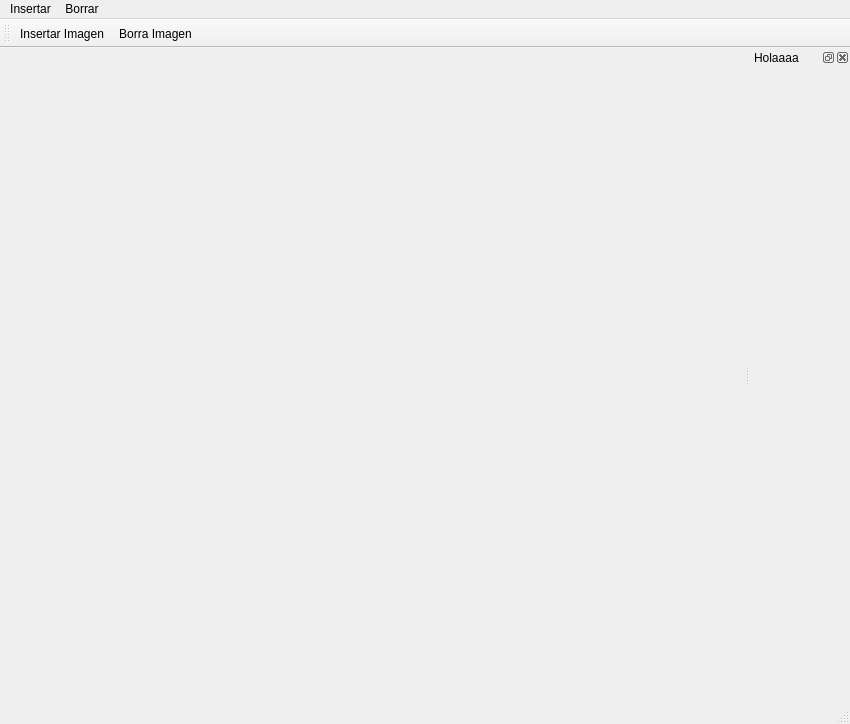
<?xml version="1.0" encoding="UTF-8"?>
<ui version="4.0">
 <class>MainWindow</class>
 <widget class="QMainWindow" name="MainWindow">
  <property name="geometry">
   <rect>
    <x>0</x>
    <y>0</y>
    <width>850</width>
    <height>724</height>
   </rect>
  </property>
  <property name="windowTitle">
   <string>Aplicación de tipo Main Window</string>
  </property>
  <widget class="QWidget" name="centralwidget">
   <property name="enabled">
    <bool>true</bool>
   </property>
  </widget>
  <widget class="QMenuBar" name="menubar">
   <property name="geometry">
    <rect>
     <x>0</x>
     <y>0</y>
     <width>850</width>
     <height>21</height>
    </rect>
   </property>
   <widget class="QMenu" name="menuInsertar">
    <property name="title">
     <string>Insertar</string>
    </property>
    <addaction name="actionInsertarImagen"/>
   </widget>
   <widget class="QMenu" name="menuBorrar">
    <property name="title">
     <string>Borrar</string>
    </property>
    <addaction name="actionImagenBorrar"/>
   </widget>
   <addaction name="menuInsertar"/>
   <addaction name="menuBorrar"/>
  </widget>
  <widget class="QStatusBar" name="statusbar"/>
  <widget class="QToolBar" name="toolBar">
   <property name="windowTitle">
    <string>toolBar</string>
   </property>
   <attribute name="toolBarArea">
    <enum>TopToolBarArea</enum>
   </attribute>
   <attribute name="toolBarBreak">
    <bool>false</bool>
   </attribute>
   <addaction name="actionInsertarImagen"/>
   <addaction name="actionImagenBorrar"/>
  </widget>
  <widget class="QDockWidget" name="dockWidget_5">
   <property name="sizePolicy">
    <sizepolicy hsizetype="Preferred" vsizetype="Preferred">
     <horstretch>0</horstretch>
     <verstretch>0</verstretch>
    </sizepolicy>
   </property>
   <property name="minimumSize">
    <size>
     <width>100</width>
     <height>38</height>
    </size>
   </property>
   <property name="maximumSize">
    <size>
     <width>200</width>
     <height>524287</height>
    </size>
   </property>
   <property name="layoutDirection">
    <enum>Qt::LeftToRight</enum>
   </property>
   <property name="floating">
    <bool>false</bool>
   </property>
   <property name="allowedAreas">
    <set>Qt::LeftDockWidgetArea|Qt::RightDockWidgetArea</set>
   </property>
   <property name="windowTitle">
    <string>Holaaaa</string>
   </property>
   <attribute name="dockWidgetArea">
    <number>2</number>
   </attribute>
   <widget class="QWidget" name="dockWidgetContents_5"/>
  </widget>
  <action name="actionInsertarImagen">
   <property name="icon">
    <iconset>
     <normalon>:/Iconos/Imágenes/Balcón.png</normalon>
    </iconset>
   </property>
   <property name="text">
    <string>Insertar Imagen </string>
   </property>
   <property name="toolTip">
    <string>Insertar Imagen</string>
   </property>
  </action>
  <action name="actionImagenBorrar">
   <property name="icon">
    <iconset>
     <normalon>:/Iconos/Imágenes/Compás.png</normalon>
    </iconset>
   </property>
   <property name="text">
    <string>Borra Imagen</string>
   </property>
   <property name="toolTip">
    <string>Borra Imagen</string>
   </property>
  </action>
 </widget>
 <resources>
  <include location="../book/Ejercicios_Python_Resueltos/recursos_1.qrc"/>
 </resources>
 <connections/>
</ui>
